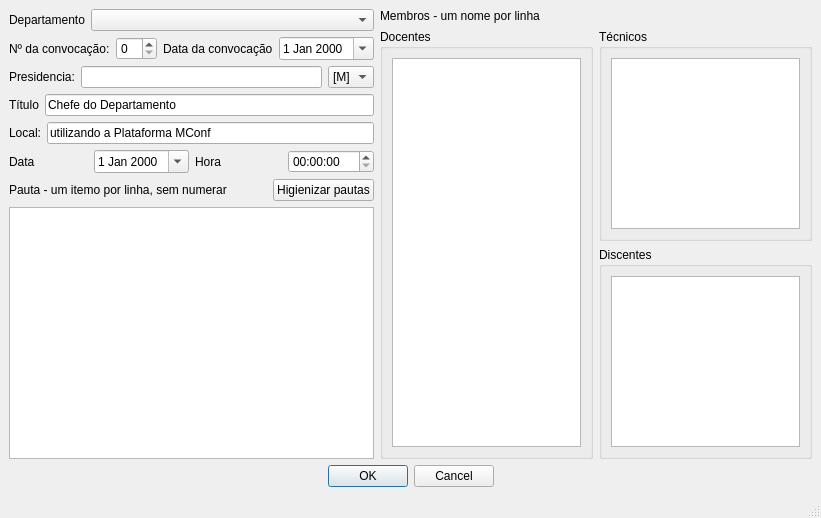
<?xml version="1.0" encoding="UTF-8"?>
<ui version="4.0">
 <class>MainWindow</class>
 <widget class="QMainWindow" name="MainWindow">
  <property name="geometry">
   <rect>
    <x>0</x>
    <y>0</y>
    <width>821</width>
    <height>518</height>
   </rect>
  </property>
  <property name="windowTitle">
   <string>Janela</string>
  </property>
  <property name="styleSheet">
   <string notr="true"/>
  </property>
  <widget class="QWidget" name="centralwidget">
   <layout class="QVBoxLayout" name="verticalLayout_8">
    <item>
     <layout class="QHBoxLayout" name="horizontalLayout_13">
      <item>
       <layout class="QVBoxLayout" name="verticalLayout_7">
        <item>
         <layout class="QHBoxLayout" name="horizontalLayout_2">
          <item>
           <widget class="QLabel" name="label">
            <property name="sizePolicy">
             <sizepolicy hsizetype="Minimum" vsizetype="Preferred">
              <horstretch>0</horstretch>
              <verstretch>0</verstretch>
             </sizepolicy>
            </property>
            <property name="text">
             <string>Departamento</string>
            </property>
           </widget>
          </item>
          <item>
           <widget class="QComboBox" name="departamentoCombo">
            <property name="sizePolicy">
             <sizepolicy hsizetype="Expanding" vsizetype="Fixed">
              <horstretch>0</horstretch>
              <verstretch>0</verstretch>
             </sizepolicy>
            </property>
           </widget>
          </item>
         </layout>
        </item>
        <item>
         <layout class="QHBoxLayout" name="horizontalLayout_10">
          <item>
           <layout class="QHBoxLayout" name="horizontalLayout_3">
            <item>
             <widget class="QLabel" name="label_3">
              <property name="text">
               <string>Nº da convocação:</string>
              </property>
             </widget>
            </item>
            <item>
             <widget class="QSpinBox" name="convSpin"/>
            </item>
           </layout>
          </item>
          <item>
           <layout class="QHBoxLayout" name="horizontalLayout_6">
            <item>
             <widget class="QLabel" name="label_6">
              <property name="text">
               <string>Data da convocação</string>
              </property>
             </widget>
            </item>
            <item>
             <widget class="QDateEdit" name="convDate">
              <property name="calendarPopup">
               <bool>true</bool>
              </property>
             </widget>
            </item>
           </layout>
          </item>
         </layout>
        </item>
        <item>
         <layout class="QVBoxLayout" name="verticalLayout_3">
          <item>
           <layout class="QHBoxLayout" name="horizontalLayout_8">
            <item>
             <widget class="QLabel" name="label_7">
              <property name="text">
               <string>Presidencia:</string>
              </property>
             </widget>
            </item>
            <item>
             <widget class="QLineEdit" name="nomeLine"/>
            </item>
            <item>
             <widget class="QComboBox" name="generoCombo">
              <property name="sizePolicy">
               <sizepolicy hsizetype="Minimum" vsizetype="Minimum">
                <horstretch>0</horstretch>
                <verstretch>0</verstretch>
               </sizepolicy>
              </property>
              <item>
               <property name="text">
                <string>[M]</string>
               </property>
              </item>
              <item>
               <property name="text">
                <string>[F]</string>
               </property>
              </item>
             </widget>
            </item>
           </layout>
          </item>
          <item>
           <layout class="QHBoxLayout" name="horizontalLayout_7">
            <item>
             <widget class="QLabel" name="label_8">
              <property name="text">
               <string>Título</string>
              </property>
             </widget>
            </item>
            <item>
             <widget class="QLineEdit" name="tituloLine">
              <property name="text">
               <string>Chefe do Departamento</string>
              </property>
             </widget>
            </item>
           </layout>
          </item>
         </layout>
        </item>
        <item>
         <layout class="QHBoxLayout" name="horizontalLayout_11">
          <item>
           <widget class="QLabel" name="label_10">
            <property name="text">
             <string>Local:</string>
            </property>
           </widget>
          </item>
          <item>
           <widget class="QLineEdit" name="localLine">
            <property name="text">
             <string>utilizando a Plataforma MConf</string>
            </property>
           </widget>
          </item>
         </layout>
        </item>
        <item>
         <layout class="QHBoxLayout" name="horizontalLayout_9">
          <item>
           <layout class="QHBoxLayout" name="horizontalLayout_4">
            <item>
             <widget class="QLabel" name="label_4">
              <property name="text">
               <string>Data</string>
              </property>
             </widget>
            </item>
            <item>
             <widget class="QDateEdit" name="reuniaoDate">
              <property name="calendarPopup">
               <bool>true</bool>
              </property>
             </widget>
            </item>
           </layout>
          </item>
          <item>
           <layout class="QHBoxLayout" name="horizontalLayout_5">
            <item>
             <widget class="QLabel" name="label_5">
              <property name="text">
               <string>Hora</string>
              </property>
             </widget>
            </item>
            <item>
             <widget class="QTimeEdit" name="reuniaoTime"/>
            </item>
           </layout>
          </item>
         </layout>
        </item>
        <item>
         <layout class="QHBoxLayout" name="horizontalLayout_12">
          <item>
           <widget class="QLabel" name="label_9">
            <property name="text">
             <string>Pauta - um itemo por linha, sem numerar</string>
            </property>
           </widget>
          </item>
          <item>
           <widget class="QPushButton" name="limparButton">
            <property name="sizePolicy">
             <sizepolicy hsizetype="Fixed" vsizetype="Fixed">
              <horstretch>0</horstretch>
              <verstretch>0</verstretch>
             </sizepolicy>
            </property>
            <property name="text">
             <string>Higienizar pautas</string>
            </property>
           </widget>
          </item>
         </layout>
        </item>
        <item>
         <widget class="QTextEdit" name="pautaText"/>
        </item>
       </layout>
      </item>
      <item>
       <layout class="QVBoxLayout" name="verticalLayout_2">
        <item>
         <widget class="QLabel" name="label_2">
          <property name="text">
           <string>Membros - um nome por linha</string>
          </property>
         </widget>
        </item>
        <item>
         <layout class="QHBoxLayout" name="horizontalLayout">
          <item>
           <widget class="QGroupBox" name="groupBox">
            <property name="sizePolicy">
             <sizepolicy hsizetype="Preferred" vsizetype="Expanding">
              <horstretch>0</horstretch>
              <verstretch>0</verstretch>
             </sizepolicy>
            </property>
            <property name="title">
             <string>Docentes</string>
            </property>
            <layout class="QVBoxLayout" name="verticalLayout_4">
             <item>
              <widget class="QTextEdit" name="profText"/>
             </item>
            </layout>
           </widget>
          </item>
          <item>
           <layout class="QVBoxLayout" name="verticalLayout">
            <item>
             <widget class="QGroupBox" name="groupBox_2">
              <property name="title">
               <string>Técnicos</string>
              </property>
              <layout class="QVBoxLayout" name="verticalLayout_5">
               <item>
                <widget class="QTextEdit" name="tecnicosText"/>
               </item>
              </layout>
             </widget>
            </item>
            <item>
             <widget class="QGroupBox" name="groupBox_3">
              <property name="title">
               <string>Discentes</string>
              </property>
              <layout class="QVBoxLayout" name="verticalLayout_6">
               <item>
                <widget class="QTextEdit" name="alunosText"/>
               </item>
              </layout>
             </widget>
            </item>
           </layout>
          </item>
         </layout>
        </item>
       </layout>
      </item>
     </layout>
    </item>
    <item>
     <widget class="QDialogButtonBox" name="buttonBox">
      <property name="standardButtons">
       <set>QDialogButtonBox::Cancel|QDialogButtonBox::Ok</set>
      </property>
      <property name="centerButtons">
       <bool>true</bool>
      </property>
     </widget>
    </item>
   </layout>
  </widget>
  <widget class="QStatusBar" name="statusbar"/>
 </widget>
 <resources/>
 <connections/>
</ui>
